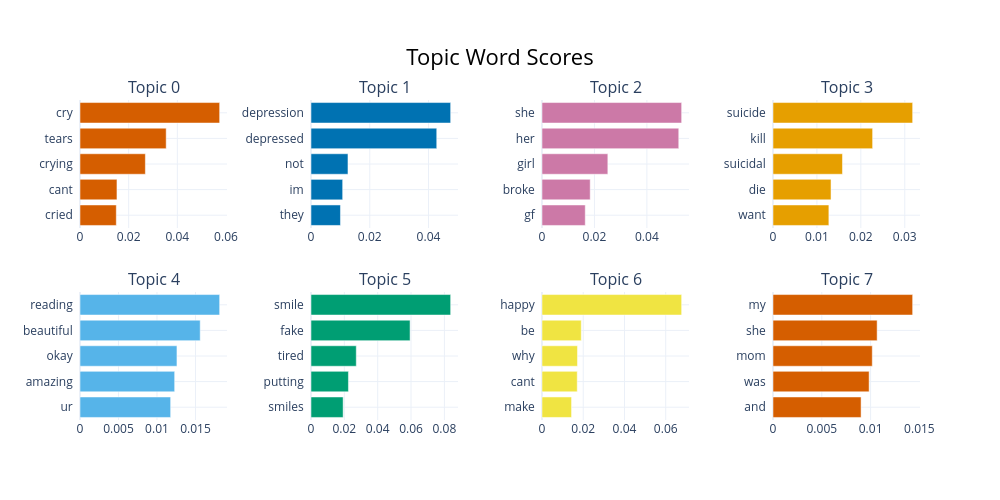

Here is the notebook cell this chart was saved with:
### Code cell
topic_model.visualize_barchart()

### Figure 1 — Plotly figure (JSON) as saved in the notebook; plotly's stock layout.template omitted (floating-point values rounded to 4 significant figures)
{"data": [{"marker": {"color": "#D55E00"}, "orientation": "h", "type": "bar", "x": [0.01492, 0.01519, 0.02686, 0.03542, 0.05739], "xaxis": "x", "y": ["cried  ", "cant  ", "crying  ", "tears  ", "cry  "], "yaxis": "y"}, {"marker": {"color": "#0072B2"}, "orientation": "h", "type": "bar", "x": [0.01003, 0.01078, 0.01258, 0.04281, 0.04754], "xaxis": "x2", "y": ["they  ", "im  ", "not  ", "depressed  ", "depression  "], "yaxis": "y2"}, {"marker": {"color": "#CC79A7"}, "orientation": "h", "type": "bar", "x": [0.0165, 0.01838, 0.02511, 0.05216, 0.05326], "xaxis": "x3", "y": ["gf  ", "broke  ", "girl  ", "her  ", "she  "], "yaxis": "y3"}, {"marker": {"color": "#E69F00"}, "orientation": "h", "type": "bar", "x": [0.01272, 0.01321, 0.01582, 0.02268, 0.0318], "xaxis": "x4", "y": ["want  ", "die  ", "suicidal  ", "kill  ", "suicide  "], "yaxis": "y4"}, {"marker": {"color": "#56B4E9"}, "orientation": "h", "type": "bar", "x": [0.01178, 0.0123, 0.01259, 0.01561, 0.01814], "xaxis": "x5", "y": ["ur  ", "amazing  ", "okay  ", "beautiful  ", "reading  "], "yaxis": "y5"}, {"marker": {"color": "#009E73"}, "orientation": "h", "type": "bar", "x": [0.01927, 0.02245, 0.02716, 0.05943, 0.08376], "xaxis": "x6", "y": ["smiles  ", "putting  ", "tired  ", "fake  ", "smile  "], "yaxis": "y6"}, {"marker": {"color": "#F0E442"}, "orientation": "h", "type": "bar", "x": [0.01434, 0.01709, 0.01721, 0.01904, 0.06772], "xaxis": "x7", "y": ["make  ", "cant  ", "why  ", "be  ", "happy  "], "yaxis": "y7"}, {"marker": {"color": "#D55E00"}, "orientation": "h", "type": "bar", "x": [0.009024, 0.009848, 0.01017, 0.01067, 0.01431], "xaxis": "x8", "y": ["and  ", "was  ", "mom  ", "she  ", "my  "], "yaxis": "y8"}], "layout": {"annotations": [{"font": {"size": 16}, "showarrow": false, "text": "Topic 0", "x": 0.0875, "xanchor": "center", "xref": "paper", "y": 1, "yanchor": "bottom", "yref": "paper"}, {"font": {"size": 16}, "showarrow": false, "text": "Topic 1", "x": 0.3625, "xanchor": "center", "xref": "paper", "y": 1, "yanchor": "bottom", "yref": "paper"}, {"font": {"size": 16}, "showarrow": false, "text": "Topic 2", "x": 0.6375, "xanchor": "center", "xref": "paper", "y": 1, "yanchor": "bottom", "yref": "paper"}, {"font": {"size": 16}, "showarrow": false, "text": "Topic 3", "x": 0.9125, "xanchor": "center", "xref": "paper", "y": 1, "yanchor": "bottom", "yref": "paper"}, {"font": {"size": 16}, "showarrow": false, "text": "Topic 4", "x": 0.0875, "xanchor": "center", "xref": "paper", "y": 0.4, "yanchor": "bottom", "yref": "paper"}, {"font": {"size": 16}, "showarrow": false, "text": "Topic 5", "x": 0.3625, "xanchor": "center", "xref": "paper", "y": 0.4, "yanchor": "bottom", "yref": "paper"}, {"font": {"size": 16}, "showarrow": false, "text": "Topic 6", "x": 0.6375, "xanchor": "center", "xref": "paper", "y": 0.4, "yanchor": "bottom", "yref": "paper"}, {"font": {"size": 16}, "showarrow": false, "text": "Topic 7", "x": 0.9125, "xanchor": "center", "xref": "paper", "y": 0.4, "yanchor": "bottom", "yref": "paper"}], "height": 500, "hoverlabel": {"bgcolor": "white", "font": {"family": "Rockwell", "size": 16}}, "showlegend": false, "title": {"font": {"color": "Black", "size": 22}, "text": "Topic Word Scores", "x": 0.5, "xanchor": "center", "yanchor": "top"}, "width": 1000, "xaxis": {"anchor": "y", "domain": [0, 0.175], "showgrid": true}, "xaxis2": {"anchor": "y2", "domain": [0.275, 0.45], "showgrid": true}, "xaxis3": {"anchor": "y3", "domain": [0.55, 0.725], "showgrid": true}, "xaxis4": {"anchor": "y4", "domain": [0.825, 1], "showgrid": true}, "xaxis5": {"anchor": "y5", "domain": [0, 0.175], "showgrid": true}, "xaxis6": {"anchor": "y6", "domain": [0.275, 0.45], "showgrid": true}, "xaxis7": {"anchor": "y7", "domain": [0.55, 0.725], "showgrid": true}, "xaxis8": {"anchor": "y8", "domain": [0.825, 1], "showgrid": true}, "yaxis": {"anchor": "x", "domain": [0.6, 1], "showgrid": true}, "yaxis2": {"anchor": "x2", "domain": [0.6, 1], "showgrid": true}, "yaxis3": {"anchor": "x3", "domain": [0.6, 1], "showgrid": true}, "yaxis4": {"anchor": "x4", "domain": [0.6, 1], "showgrid": true}, "yaxis5": {"anchor": "x5", "domain": [0, 0.4], "showgrid": true}, "yaxis6": {"anchor": "x6", "domain": [0, 0.4], "showgrid": true}, "yaxis7": {"anchor": "x7", "domain": [0, 0.4], "showgrid": true}, "yaxis8": {"anchor": "x8", "domain": [0, 0.4], "showgrid": true}}}
